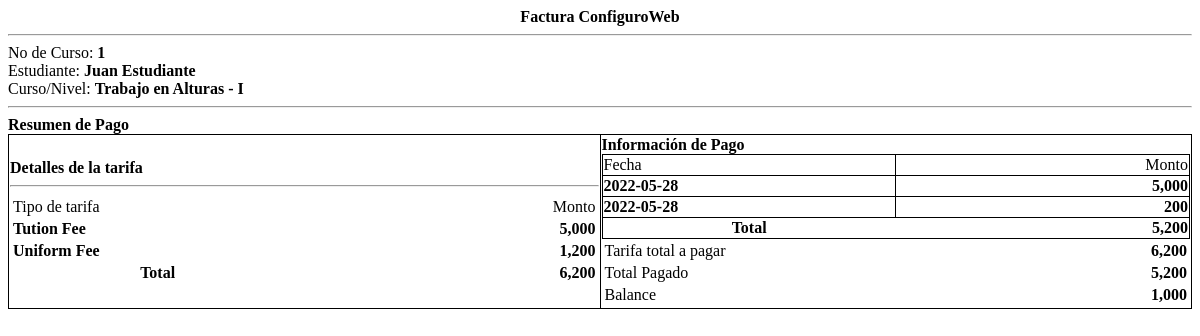
The app's page /receipt.php?ef_id=1 with its own data.
### tables this page shows
CREATE TABLE `fees` (
  `id` int(30) NOT NULL,
  `course_id` int(30) NOT NULL,
  `description` varchar(200) NOT NULL,
  `amount` float NOT NULL
);

CREATE TABLE `payments` (
  `id` int(30) NOT NULL,
  `ef_id` int(30) NOT NULL,
  `amount` float NOT NULL,
  `remarks` text NOT NULL,
  `date_created` datetime NOT NULL DEFAULT current_timestamp() ON UPDATE current_timestamp()
);

### receipt.php (the view, shortened to what this page needs)
<?php
include 'db_connect.php';
$payments = $conn->query("SELECT * FROM payments where ef_id = $id ");
$pay_arr = array();
while ($row = $payments->fetch_array()) {
	$pay_arr[$row['id']] = $row;
}
?>
<div class="container-fluid">
	<p class="text-center"><b><?php echo $_GET['pid'] == 0 ? "Factura ConfiguroWeb" : 'Recibo de Pago' ?></b></p>
	<hr>
	<div class="flex">
		<div class="w-50">
			<p>No de Curso: <b><?php echo $ef_no ?></b></p>
			<p>Estudiante: <b><?php echo ucwords($sname) ?></b></p>
			<p>Curso/Nivel: <b><?php echo $class ?></b></p>
		</div>
	</div>
	<hr>
	<p><b>Resumen de Pago</b></p>
	<table class="wborder">
		<tr>
			<td width="50%">
				<p><b>Detalles de la tarifa</b></p>
				<hr>
				<table width="100%">
					<tr>
						<td width="50%">Tipo de tarifa</td>
						<td width="50%" class='text-right'>Monto</td>
					</tr>
					<?php
					$cfees = $conn->query("SELECT * FROM fees where course_id = $course_id");
					$ftotal = 0;
					while ($row = $cfees->fetch_assoc()) {
						$ftotal += $row['amount'];
					?>
						<tr>
							<td><b><?php echo $row['description'] ?></b></td>
							<td class='text-right'><b><?php echo number_format($row['amount']) ?></b></td>
						</tr>
					<?php
					}
					?>
					<tr>
						<th>Total</th>
						<th class='text-right'><b><?php echo number_format($ftotal) ?></b></th>
					</tr>
				</table>
			</td>
			<td width="50%">
				<p><b>Información de Pago</b></p>
				<table width="100%" class="wborder">
					<tr>
						<td width="50%">Fecha</td>
						<td width="50%" class='text-right'>Monto</td>
					</tr>
					<?php
					$ptotal = 0;
					foreach ($pay_arr as $row) {
						if ($row["id"] <= $_GET['pid'] || $_GET['pid'] == 0) {
							$ptotal += $row['amount'];
					?>
							<tr>
								<td><b><?php echo date("Y-m-d", strtotime($row['date_created'])) ?></b></td>
								<td class='text-right'><b><?php echo number_format($row['amount']) ?></b></td>
							</tr>
					<?php
						}
					}
					?>
					<tr>
						<th>Total</th>
						<th class='text-right'><b><?php echo number_format($ptotal) ?></b></th>
					</tr>
				</table>
				<table width="100%">
					<tr>
						<td>Tarifa total a pagar</td>
						<td class='text-right'><b><?php echo number_format($ftotal) ?></b></td>
					</tr>
					<tr>
						<td>Total Pagado</td>
						<td class='text-right'><b><?php echo number_format($ptotal) ?></b></td>
					</tr>
					<tr>
						<td>Balance</td>
						<td class='text-right'><b><?php echo number_format($ftotal - $ptotal) ?></b></td>
					</tr>
				</table>
			</td>
		</tr>
	</table>
</div>

### receipt.php (style rules this page uses)
.flex { display: inline-flex; width: 100%; }
.w-50 { width: 50%; }
.text-center { text-align: center; }
.text-right { text-align: right; }
table.wborder { width: 100%; border-collapse: collapse; }
table.wborder>tbody>tr, table.wborder>tbody>tr>td { border: 1px solid; }
p { margin: unset; }

### records on screen
fees: description "Tution Fee", amount "5,000"
fees: description "Uniform Fee", amount "1,200"
payments: date_created "2022-05-28", amount "5,000"
payments: date_created "2022-05-28", amount "200"

### other values on screen
$ef_no "1"
$sname "Juan Estudiante"
$class "Trabajo en Alturas - I"
$ftotal "6,200"
$ptotal "5,200"
$ftotal - $ptotal "1,000"
